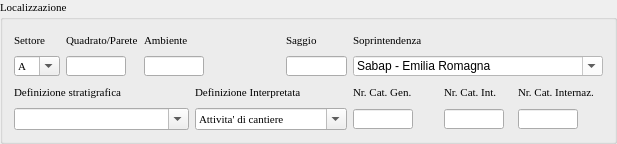
    <widget class="QgsCollapsibleGroupBox" name="groupBox_2">
     <property name="sizePolicy">
      <sizepolicy hsizetype="Expanding" vsizetype="Expanding">
       <horstretch>0</horstretch>
       <verstretch>0</verstretch>
      </sizepolicy>
     </property>
     <property name="font">
      <font>
       <family>Times New Roman</family>
       <pointsize>8</pointsize>
       <weight>50</weight>
       <italic>false</italic>
       <bold>false</bold>
      </font>
     </property>
     <property name="title">
      <string>Localizzazione</string>
     </property>
     <property name="collapsed">
      <bool>false</bool>
     </property>
     <property name="saveCheckedState">
      <bool>false</bool>
     </property>
     <layout class="QGridLayout" name="gridLayout_5">
      <item row="0" column="0">
       <widget class="QLabel" name="label_11">
        <property name="minimumSize">
         <size>
          <width>0</width>
          <height>20</height>
         </size>
        </property>
        <property name="text">
         <string>Settore</string>
        </property>
       </widget>
      </item>
      <item row="0" column="1">
       <widget class="QLabel" name="label_15">
        <property name="minimumSize">
         <size>
          <width>0</width>
          <height>20</height>
         </size>
        </property>
        <property name="text">
         <string>Quadrato/Parete</string>
        </property>
       </widget>
      </item>
      <item row="0" column="2" colspan="2">
       <widget class="QLabel" name="label_31">
        <property name="minimumSize">
         <size>
          <width>0</width>
          <height>20</height>
         </size>
        </property>
        <property name="text">
         <string>Ambiente</string>
        </property>
       </widget>
      </item>
      <item row="0" column="4">
       <widget class="QLabel" name="label_47">
        <property name="minimumSize">
         <size>
          <width>0</width>
          <height>20</height>
         </size>
        </property>
        <property name="text">
         <string>Saggio</string>
        </property>
       </widget>
      </item>
      <item row="0" column="5">
       <widget class="QLabel" name="label_77">
        <property name="minimumSize">
         <size>
          <width>0</width>
          <height>20</height>
         </size>
        </property>
        <property name="text">
         <string>Soprintendenza</string>
        </property>
       </widget>
      </item>
      <item row="1" column="0">
       <widget class="QComboBox" name="comboBox_settore">
        <property name="enabled">
         <bool>true</bool>
        </property>
        <property name="minimumSize">
         <size>
          <width>0</width>
          <height>20</height>
         </size>
        </property>
        <property name="maximumSize">
         <size>
          <width>64</width>
          <height>20</height>
         </size>
        </property>
        <property name="font">
         <font>
          <family>Times New Roman</family>
          <pointsize>8</pointsize>
          <weight>50</weight>
          <italic>false</italic>
          <bold>false</bold>
         </font>
        </property>
        <property name="editable">
         <bool>true</bool>
        </property>
        <item>
         <property name="text">
          <string>A</string>
         </property>
        </item>
        <item>
         <property name="text">
          <string>B</string>
         </property>
        </item>
        <item>
         <property name="text">
          <string>C</string>
         </property>
        </item>
        <item>
         <property name="text">
          <string>D</string>
         </property>
        </item>
        <item>
         <property name="text">
          <string>E</string>
         </property>
        </item>
        <item>
         <property name="text">
          <string>F</string>
         </property>
        </item>
        <item>
         <property name="text">
          <string>G</string>
         </property>
        </item>
        <item>
         <property name="text">
          <string>H</string>
         </property>
        </item>
        <item>
         <property name="text">
          <string>1</string>
         </property>
        </item>
        <item>
         <property name="text">
          <string>2</string>
         </property>
        </item>
        <item>
         <property name="text">
          <string>3</string>
         </property>
        </item>
        <item>
         <property name="text">
          <string>4</string>
         </property>
        </item>
        <item>
         <property name="text">
          <string>5</string>
         </property>
        </item>
        <item>
         <property name="text">
          <string>6</string>
         </property>
        </item>
        <item>
         <property name="text">
          <string>7</string>
         </property>
        </item>
        <item>
         <property name="text">
          <string>8</string>
         </property>
        </item>
        <item>
         <property name="text">
          <string>9</string>
         </property>
        </item>
        <item>
         <property name="text">
          <string>10</string>
         </property>
        </item>
        <item>
         <property name="text">
          <string>11</string>
         </property>
        </item>
        <item>
         <property name="text">
          <string>12</string>
         </property>
        </item>
        <item>
         <property name="text">
          <string>13</string>
         </property>
        </item>
        <item>
         <property name="text">
          <string>14</string>
         </property>
        </item>
        <item>
         <property name="text">
          <string>15</string>
         </property>
        </item>
        <item>
         <property name="text">
          <string>16</string>
         </property>
        </item>
        <item>
         <property name="text">
          <string>17</string>
         </property>
        </item>
        <item>
         <property name="text">
          <string>18</string>
         </property>
        </item>
        <item>
         <property name="text">
          <string>19</string>
         </property>
        </item>
        <item>
         <property name="text">
          <string>20</string>
         </property>
        </item>
       </widget>
      </item>
      <item row="1" column="1">
       <widget class="QLineEdit" name="lineEdit_quadrato">
        <property name="enabled">
         <bool>true</bool>
        </property>
        <property name="minimumSize">
         <size>
          <width>60</width>
          <height>20</height>
         </size>
        </property>
        <property name="maximumSize">
         <size>
          <width>60</width>
          <height>20</height>
         </size>
        </property>
        <property name="font">
         <font>
          <family>Times New Roman</family>
          <pointsize>8</pointsize>
          <weight>50</weight>
          <italic>false</italic>
          <bold>false</bold>
         </font>
        </property>
       </widget>
      </item>
      <item row="1" column="2" colspan="2">
       <widget class="QLineEdit" name="lineEdit_ambiente">
        <property name="enabled">
         <bool>true</bool>
        </property>
        <property name="minimumSize">
         <size>
          <width>60</width>
          <height>20</height>
         </size>
        </property>
        <property name="maximumSize">
         <size>
          <width>60</width>
          <height>20</height>
         </size>
        </property>
        <property name="font">
         <font>
          <family>Times New Roman</family>
          <pointsize>8</pointsize>
          <weight>50</weight>
          <italic>false</italic>
          <bold>false</bold>
         </font>
        </property>
       </widget>
      </item>
      <item row="1" column="4">
       <widget class="QLineEdit" name="lineEdit_saggio">
        <property name="enabled">
         <bool>true</bool>
        </property>
        <property name="minimumSize">
         <size>
          <width>61</width>
          <height>20</height>
         </size>
        </property>
        <property name="maximumSize">
         <size>
          <width>60</width>
          <height>20</height>
         </size>
        </property>
        <property name="font">
         <font>
          <family>Times New Roman</family>
          <pointsize>8</pointsize>
          <weight>50</weight>
          <italic>false</italic>
          <bold>false</bold>
         </font>
        </property>
       </widget>
      </item>
      <item row="1" column="5" colspan="3">
       <widget class="QComboBox" name="comboBox_soprintendenza">
        <property name="enabled">
         <bool>true</bool>
        </property>
        <property name="minimumSize">
         <size>
          <width>250</width>
          <height>20</height>
         </size>
        </property>
        <property name="maximumSize">
         <size>
          <width>250</width>
          <height>20</height>
         </size>
        </property>
        <property name="font">
         <font>
          <family>Times New Roman</family>
          <pointsize>8</pointsize>
          <weight>50</weight>
          <italic>false</italic>
          <bold>false</bold>
         </font>
        </property>
        <property name="mouseTracking">
         <bool>true</bool>
        </property>
        <property name="styleSheet">
         <string notr="true">background-color: rgb(255, 255, 255);</string>
        </property>
        <property name="editable">
         <bool>true</bool>
        </property>
        <property name="maxVisibleItems">
         <number>99999</number>
        </property>
        <property name="maxCount">
         <number>2147483647</number>
        </property>
        <item>
         <property name="text">
          <string>Sabap - Emilia Romagna</string>
         </property>
        </item>
        <item>
         <property name="text">
          <string>Sabap - Marche</string>
         </property>
        </item>
        <item>
         <property name="text">
          <string>Sabap - Toscana</string>
         </property>
        </item>
       </widget>
      </item>
      <item row="2" column="0" colspan="3">
       <widget class="QLabel" name="label_4">
        <property name="minimumSize">
         <size>
          <width>0</width>
          <height>20</height>
         </size>
        </property>
        <property name="text">
         <string>Definizione stratigrafica</string>
        </property>
       </widget>
      </item>
      <item row="2" column="3" colspan="2">
       <widget class="QLabel" name="label_5">
        <property name="minimumSize">
         <size>
          <width>0</width>
          <height>20</height>
         </size>
        </property>
        <property name="text">
         <string>Definizione Interpretata</string>
        </property>
       </widget>
      </item>
      <item row="2" column="5">
       <widget class="QLabel" name="label_cg">
        <property name="minimumSize">
         <size>
          <width>0</width>
          <height>20</height>
         </size>
        </property>
        <property name="text">
         <string>Nr. Cat. Gen.</string>
        </property>
       </widget>
      </item>
      <item row="2" column="6">
       <widget class="QLabel" name="label_cin">
        <property name="minimumSize">
         <size>
          <width>0</width>
          <height>20</height>
         </size>
        </property>
        <property name="text">
         <string>Nr. Cat. Int.</string>
        </property>
       </widget>
      </item>
      <item row="2" column="7">
       <widget class="QLabel" name="label_ci">
        <property name="minimumSize">
         <size>
          <width>0</width>
          <height>20</height>
         </size>
        </property>
        <property name="text">
         <string>Nr. Cat. Internaz.</string>
        </property>
        <property name="wordWrap">
         <bool>true</bool>
        </property>
       </widget>
      </item>
      <item row="3" column="0" colspan="3">
       <widget class="QComboBox" name="comboBox_def_strat">
        <property name="minimumSize">
         <size>
          <width>0</width>
          <height>20</height>
         </size>
        </property>
        <property name="font">
         <font>
          <family>Times New Roman</family>
          <pointsize>8</pointsize>
          <weight>50</weight>
          <italic>false</italic>
          <bold>false</bold>
         </font>
        </property>
        <property name="editable">
         <bool>true</bool>
        </property>
       </widget>
      </item>
      <item row="3" column="3" colspan="2">
       <widget class="QComboBox" name="comboBox_def_intepret">
        <property name="minimumSize">
         <size>
          <width>0</width>
          <height>20</height>
         </size>
        </property>
        <property name="font">
         <font>
          <family>Times New Roman</family>
          <pointsize>8</pointsize>
          <weight>50</weight>
          <italic>false</italic>
          <bold>false</bold>
         </font>
        </property>
        <property name="editable">
         <bool>true</bool>
        </property>
        <item>
         <property name="text">
          <string>Attivita' di cantiere</string>
         </property>
        </item>
        <item>
         <property name="text">
          <string>Abbandono</string>
         </property>
        </item>
        <item>
         <property name="text">
          <string>Fognatura</string>
         </property>
        </item>
        <item>
         <property name="text">
          <string>Fondazione</string>
         </property>
        </item>
        <item>
         <property name="text">
          <string>Fossa da grano</string>
         </property>
        </item>
        <item>
         <property name="text">
          <string>Livellamento</string>
         </property>
        </item>
        <item>
         <property name="text">
          <string>Muro</string>
         </property>
        </item>
        <item>
         <property name="text">
          <string>Pavimentazione</string>
         </property>
        </item>
        <item>
         <property name="text">
          <string>Pavimentazione a mosaico</string>
         </property>
        </item>
        <item>
         <property name="text">
          <string>Palo</string>
         </property>
        </item>
       </widget>
      </item>
      <item row="3" column="5">
       <widget class="QLineEdit" name="lineEdit_n_catalogo_generale">
        <property name="enabled">
         <bool>true</bool>
        </property>
        <property name="minimumSize">
         <size>
          <width>60</width>
          <height>20</height>
         </size>
        </property>
        <property name="maximumSize">
         <size>
          <width>60</width>
          <height>20</height>
         </size>
        </property>
        <property name="font">
         <font>
          <family>Times New Roman</family>
          <pointsize>8</pointsize>
          <weight>50</weight>
          <italic>false</italic>
          <bold>false</bold>
         </font>
        </property>
       </widget>
      </item>
      <item row="3" column="6">
       <widget class="QLineEdit" name="lineEdit_n_catalogo_interno">
        <property name="enabled">
         <bool>true</bool>
        </property>
        <property name="minimumSize">
         <size>
          <width>60</width>
          <height>20</height>
         </size>
        </property>
        <property name="maximumSize">
         <size>
          <width>60</width>
          <height>20</height>
         </size>
        </property>
        <property name="font">
         <font>
          <family>Times New Roman</family>
          <pointsize>8</pointsize>
          <weight>50</weight>
          <italic>false</italic>
          <bold>false</bold>
         </font>
        </property>
       </widget>
      </item>
      <item row="3" column="7">
       <widget class="QLineEdit" name="lineEdit_n_catalogo_internazionale">
        <property name="enabled">
         <bool>true</bool>
        </property>
        <property name="minimumSize">
         <size>
          <width>60</width>
          <height>20</height>
         </size>
        </property>
        <property name="maximumSize">
         <size>
          <width>60</width>
          <height>20</height>
         </size>
        </property>
        <property name="font">
         <font>
          <family>Times New Roman</family>
          <pointsize>8</pointsize>
          <weight>50</weight>
          <italic>false</italic>
          <bold>false</bold>
         </font>
        </property>
       </widget>
      </item>
     </layout>
     <zorder>lineEdit_quadrato</zorder>
     <zorder>label_15</zorder>
     <zorder>lineEdit_ambiente</zorder>
     <zorder>label_31</zorder>
     <zorder>label_5</zorder>
     <zorder>comboBox_def_intepret</zorder>
     <zorder>lineEdit_saggio</zorder>
     <zorder>label_47</zorder>
     <zorder>lineEdit_n_catalogo_generale</zorder>
     <zorder>label_cg</zorder>
     <zorder>lineEdit_n_catalogo_interno</zorder>
     <zorder>label_cin</zorder>
     <zorder>label_77</zorder>
     <zorder>comboBox_soprintendenza</zorder>
     <zorder>lineEdit_n_catalogo_internazionale</zorder>
     <zorder>label_ci</zorder>
     <zorder>label_4</zorder>
     <zorder>comboBox_def_strat</zorder>
     <zorder>label_11</zorder>
     <zorder>comboBox_settore</zorder>
    </widget>
